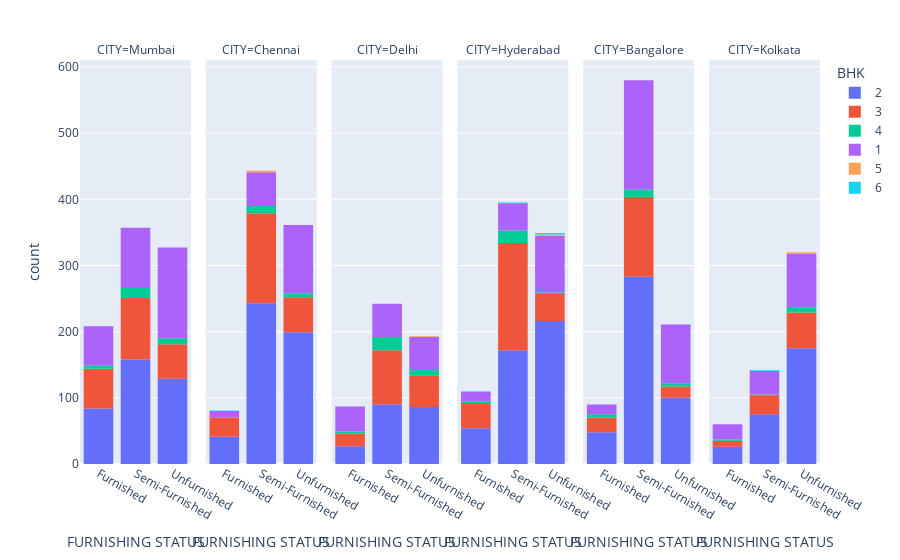

This figure's notebook cell:
### Code cell
px.histogram(df, x = "FURNISHING STATUS", color = "BHK", facet_col ="CITY")

### Figure 1 — Plotly figure (JSON) as saved in the notebook; plotly's stock layout.template omitted (floating-point values rounded to 4 significant figures; data arrays with more than 128 entries replaced by an {"elided": "..."} marker saying what was removed)
{"data": [{"alignmentgroup": "True", "bingroup": "x", "hovertemplate": "BHK=2<br>CITY=Mumbai<br>FURNISHING STATUS=%{x}<br>count=%{y}<extra></extra>", "legendgroup": "2", "marker": {"color": "#636efa", "pattern": {"shape": ""}}, "name": "2", "offsetgroup": "2", "orientation": "v", "showlegend": true, "type": "histogram", "x": {"elided": "371 str values"}, "xaxis": "x", "yaxis": "y"}, {"alignmentgroup": "True", "bingroup": "x", "hovertemplate": "BHK=2<br>CITY=Chennai<br>FURNISHING STATUS=%{x}<br>count=%{y}<extra></extra>", "legendgroup": "2", "marker": {"color": "#636efa", "pattern": {"shape": ""}}, "name": "2", "offsetgroup": "2", "orientation": "v", "showlegend": false, "type": "histogram", "x": {"elided": "483 str values"}, "xaxis": "x2", "yaxis": "y2"}, {"alignmentgroup": "True", "bingroup": "x", "hovertemplate": "BHK=2<br>CITY=Delhi<br>FURNISHING STATUS=%{x}<br>count=%{y}<extra></extra>", "legendgroup": "2", "marker": {"color": "#636efa", "pattern": {"shape": ""}}, "name": "2", "offsetgroup": "2", "orientation": "v", "showlegend": false, "type": "histogram", "x": {"elided": "203 str values"}, "xaxis": "x3", "yaxis": "y3"}, {"alignmentgroup": "True", "bingroup": "x", "hovertemplate": "BHK=2<br>CITY=Hyderabad<br>FURNISHING STATUS=%{x}<br>count=%{y}<extra></extra>", "legendgroup": "2", "marker": {"color": "#636efa", "pattern": {"shape": ""}}, "name": "2", "offsetgroup": "2", "orientation": "v", "showlegend": false, "type": "histogram", "x": {"elided": "442 str values"}, "xaxis": "x4", "yaxis": "y4"}, {"alignmentgroup": "True", "bingroup": "x", "hovertemplate": "BHK=2<br>CITY=Bangalore<br>FURNISHING STATUS=%{x}<br>count=%{y}<extra></extra>", "legendgroup": "2", "marker": {"color": "#636efa", "pattern": {"shape": ""}}, "name": "2", "offsetgroup": "2", "orientation": "v", "showlegend": false, "type": "histogram", "x": {"elided": "431 str values"}, "xaxis": "x5", "yaxis": "y5"}, {"alignmentgroup": "True", "bingroup": "x", "hovertemplate": "BHK=2<br>CITY=Kolkata<br>FURNISHING STATUS=%{x}<br>count=%{y}<extra></extra>", "legendgroup": "2", "marker": {"color": "#636efa", "pattern": {"shape": ""}}, "name": "2", "offsetgroup": "2", "orientation": "v", "showlegend": false, "type": "histogram", "x": {"elided": "276 str values"}, "xaxis": "x6", "yaxis": "y6"}, {"alignmentgroup": "True", "bingroup": "x", "hovertemplate": "BHK=3<br>CITY=Mumbai<br>FURNISHING STATUS=%{x}<br>count=%{y}<extra></extra>", "legendgroup": "3", "marker": {"color": "#EF553B", "pattern": {"shape": ""}}, "name": "3", "offsetgroup": "3", "orientation": "v", "showlegend": true, "type": "histogram", "x": {"elided": "205 str values"}, "xaxis": "x", "yaxis": "y"}, {"alignmentgroup": "True", "bingroup": "x", "hovertemplate": "BHK=3<br>CITY=Chennai<br>FURNISHING STATUS=%{x}<br>count=%{y}<extra></extra>", "legendgroup": "3", "marker": {"color": "#EF553B", "pattern": {"shape": ""}}, "name": "3", "offsetgroup": "3", "orientation": "v", "showlegend": false, "type": "histogram", "x": {"elided": "218 str values"}, "xaxis": "x2", "yaxis": "y2"}, {"alignmentgroup": "True", "bingroup": "x", "hovertemplate": "BHK=3<br>CITY=Delhi<br>FURNISHING STATUS=%{x}<br>count=%{y}<extra></extra>", "legendgroup": "3", "marker": {"color": "#EF553B", "pattern": {"shape": ""}}, "name": "3", "offsetgroup": "3", "orientation": "v", "showlegend": false, "type": "histogram", "x": {"elided": "149 str values"}, "xaxis": "x3", "yaxis": "y3"}, {"alignmentgroup": "True", "bingroup": "x", "hovertemplate": "BHK=3<br>CITY=Hyderabad<br>FURNISHING STATUS=%{x}<br>count=%{y}<extra></extra>", "legendgroup": "3", "marker": {"color": "#EF553B", "pattern": {"shape": ""}}, "name": "3", "offsetgroup": "3", "orientation": "v", "showlegend": false, "type": "histogram", "x": {"elided": "241 str values"}, "xaxis": "x4", "yaxis": "y4"}, {"alignmentgroup": "True", "bingroup": "x", "hovertemplate": "BHK=3<br>CITY=Bangalore<br>FURNISHING STATUS=%{x}<br>count=%{y}<extra></extra>", "legendgroup": "3", "marker": {"color": "#EF553B", "pattern": {"shape": ""}}, "name": "3", "offsetgroup": "3", "orientation": "v", "showlegend": false, "type": "histogram", "x": {"elided": "160 str values"}, "xaxis": "x5", "yaxis": "y5"}, {"alignmentgroup": "True", "bingroup": "x", "hovertemplate": "BHK=3<br>CITY=Kolkata<br>FURNISHING STATUS=%{x}<br>count=%{y}<extra></extra>", "legendgroup": "3", "marker": {"color": "#EF553B", "pattern": {"shape": ""}}, "name": "3", "offsetgroup": "3", "orientation": "v", "showlegend": false, "type": "histogram", "x": ["Unfurnished", "Semi-Furnished", "Unfurnished", "Furnished", "Furnished", "Unfurnished", "Unfurnished", "Semi-Furnished", "Unfurnished", "Semi-Furnished", "Semi-Furnished", "Unfurnished", "Unfurnished", "Unfurnished", "Furnished", "Unfurnished", "Unfurnished", "Unfurnished", "Unfurnished", "Semi-Furnished", "Semi-Furnished", "Unfurnished", "Unfurnished", "Semi-Furnished", "Furnished", "Semi-Furnished", "Unfurnished", "Semi-Furnished", "Unfurnished", "Unfurnished", "Unfurnished", "Semi-Furnished", "Unfurnished", "Unfurnished", "Unfurnished", "Unfurnished", "Semi-Furnished", "Unfurnished", "Semi-Furnished", "Semi-Furnished", "Semi-Furnished", "Unfurnished", "Unfurnished", "Unfurnished", "Unfurnished", "Semi-Furnished", "Unfurnished", "Unfurnished", "Unfurnished", "Unfurnished", "Semi-Furnished", "Semi-Furnished", "Unfurnished", "Unfurnished", "Semi-Furnished", "Unfurnished", "Unfurnished", "Semi-Furnished", "Unfurnished", "Semi-Furnished", "Furnished", "Unfurnished", "Unfurnished", "Semi-Furnished", "Unfurnished", "Semi-Furnished", "Unfurnished", "Semi-Furnished", "Furnished", "Unfurnished", "Unfurnished", "Unfurnished", "Semi-Furnished", "Unfurnished", "Unfurnished", "Furnished", "Unfurnished", "Semi-Furnished", "Semi-Furnished", "Unfurnished", "Unfurnished", "Semi-Furnished", "Unfurnished", "Unfurnished", "Semi-Furnished", "Unfurnished", "Unfurnished", "Furnished", "Semi-Furnished", "Unfurnished", "Unfurnished", "Furnished"], "xaxis": "x6", "yaxis": "y6"}, {"alignmentgroup": "True", "bingroup": "x", "hovertemplate": "BHK=4<br>CITY=Mumbai<br>FURNISHING STATUS=%{x}<br>count=%{y}<extra></extra>", "legendgroup": "4", "marker": {"color": "#00cc96", "pattern": {"shape": ""}}, "name": "4", "offsetgroup": "4", "orientation": "v", "showlegend": true, "type": "histogram", "x": ["Furnished", "Furnished", "Semi-Furnished", "Semi-Furnished", "Unfurnished", "Semi-Furnished", "Semi-Furnished", "Semi-Furnished", "Semi-Furnished", "Furnished", "Semi-Furnished", "Semi-Furnished", "Semi-Furnished", "Semi-Furnished", "Unfurnished", "Semi-Furnished", "Semi-Furnished", "Unfurnished", "Semi-Furnished", "Furnished", "Unfurnished", "Semi-Furnished", "Semi-Furnished", "Unfurnished", "Unfurnished", "Unfurnished", "Furnished", "Unfurnished", "Unfurnished"], "xaxis": "x", "yaxis": "y"}, {"alignmentgroup": "True", "bingroup": "x", "hovertemplate": "BHK=4<br>CITY=Chennai<br>FURNISHING STATUS=%{x}<br>count=%{y}<extra></extra>", "legendgroup": "4", "marker": {"color": "#00cc96", "pattern": {"shape": ""}}, "name": "4", "offsetgroup": "4", "orientation": "v", "showlegend": false, "type": "histogram", "x": ["Semi-Furnished", "Semi-Furnished", "Semi-Furnished", "Semi-Furnished", "Furnished", "Unfurnished", "Unfurnished", "Unfurnished", "Semi-Furnished", "Semi-Furnished", "Semi-Furnished", "Semi-Furnished", "Unfurnished", "Unfurnished", "Unfurnished", "Semi-Furnished", "Semi-Furnished", "Semi-Furnished"], "xaxis": "x2", "yaxis": "y2"}, {"alignmentgroup": "True", "bingroup": "x", "hovertemplate": "BHK=4<br>CITY=Delhi<br>FURNISHING STATUS=%{x}<br>count=%{y}<extra></extra>", "legendgroup": "4", "marker": {"color": "#00cc96", "pattern": {"shape": ""}}, "name": "4", "offsetgroup": "4", "orientation": "v", "showlegend": false, "type": "histogram", "x": ["Semi-Furnished", "Unfurnished", "Semi-Furnished", "Semi-Furnished", "Semi-Furnished", "Semi-Furnished", "Semi-Furnished", "Semi-Furnished", "Semi-Furnished", "Semi-Furnished", "Unfurnished", "Unfurnished", "Unfurnished", "Semi-Furnished", "Unfurnished", "Unfurnished", "Furnished", "Semi-Furnished", "Semi-Furnished", "Semi-Furnished", "Unfurnished", "Semi-Furnished", "Semi-Furnished", "Semi-Furnished", "Semi-Furnished", "Semi-Furnished", "Semi-Furnished", "Semi-Furnished", "Unfurnished", "Furnished", "Furnished"], "xaxis": "x3", "yaxis": "y3"}, {"alignmentgroup": "True", "bingroup": "x", "hovertemplate": "BHK=4<br>CITY=Hyderabad<br>FURNISHING STATUS=%{x}<br>count=%{y}<extra></extra>", "legendgroup": "4", "marker": {"color": "#00cc96", "pattern": {"shape": ""}}, "name": "4", "offsetgroup": "4", "orientation": "v", "showlegend": false, "type": "histogram", "x": ["Semi-Furnished", "Semi-Furnished", "Semi-Furnished", "Semi-Furnished", "Furnished", "Semi-Furnished", "Semi-Furnished", "Semi-Furnished", "Semi-Furnished", "Semi-Furnished", "Furnished", "Semi-Furnished", "Semi-Furnished", "Furnished", "Semi-Furnished", "Semi-Furnished", "Semi-Furnished", "Semi-Furnished", "Semi-Furnished", "Semi-Furnished", "Semi-Furnished", "Unfurnished", "Semi-Furnished", "Unfurnished"], "xaxis": "x4", "yaxis": "y4"}, {"alignmentgroup": "True", "bingroup": "x", "hovertemplate": "BHK=4<br>CITY=Bangalore<br>FURNISHING STATUS=%{x}<br>count=%{y}<extra></extra>", "legendgroup": "4", "marker": {"color": "#00cc96", "pattern": {"shape": ""}}, "name": "4", "offsetgroup": "4", "orientation": "v", "showlegend": false, "type": "histogram", "x": ["Furnished", "Furnished", "Unfurnished", "Semi-Furnished", "Semi-Furnished", "Semi-Furnished", "Semi-Furnished", "Semi-Furnished", "Furnished", "Semi-Furnished", "Unfurnished", "Furnished", "Semi-Furnished", "Unfurnished", "Semi-Furnished", "Semi-Furnished", "Furnished", "Unfurnished", "Unfurnished", "Semi-Furnished", "Semi-Furnished"], "xaxis": "x5", "yaxis": "y5"}, {"alignmentgroup": "True", "bingroup": "x", "hovertemplate": "BHK=4<br>CITY=Kolkata<br>FURNISHING STATUS=%{x}<br>count=%{y}<extra></extra>", "legendgroup": "4", "marker": {"color": "#00cc96", "pattern": {"shape": ""}}, "name": "4", "offsetgroup": "4", "orientation": "v", "showlegend": false, "type": "histogram", "x": ["Unfurnished", "Unfurnished", "Semi-Furnished", "Unfurnished", "Unfurnished", "Unfurnished", "Furnished", "Unfurnished", "Unfurnished", "Unfurnished", "Furnished"], "xaxis": "x6", "yaxis": "y6"}, {"alignmentgroup": "True", "bingroup": "x", "hovertemplate": "BHK=1<br>CITY=Mumbai<br>FURNISHING STATUS=%{x}<br>count=%{y}<extra></extra>", "legendgroup": "1", "marker": {"color": "#ab63fa", "pattern": {"shape": ""}}, "name": "1", "offsetgroup": "1", "orientation": "v", "showlegend": true, "type": "histogram", "x": {"elided": "287 str values"}, "xaxis": "x", "yaxis": "y"}, {"alignmentgroup": "True", "bingroup": "x", "hovertemplate": "BHK=1<br>CITY=Chennai<br>FURNISHING STATUS=%{x}<br>count=%{y}<extra></extra>", "legendgroup": "1", "marker": {"color": "#ab63fa", "pattern": {"shape": ""}}, "name": "1", "offsetgroup": "1", "orientation": "v", "showlegend": false, "type": "histogram", "x": {"elided": "163 str values"}, "xaxis": "x2", "yaxis": "y2"}, {"alignmentgroup": "True", "bingroup": "x", "hovertemplate": "BHK=1<br>CITY=Delhi<br>FURNISHING STATUS=%{x}<br>count=%{y}<extra></extra>", "legendgroup": "1", "marker": {"color": "#ab63fa", "pattern": {"shape": ""}}, "name": "1", "offsetgroup": "1", "orientation": "v", "showlegend": false, "type": "histogram", "x": {"elided": "138 str values"}, "xaxis": "x3", "yaxis": "y3"}, {"alignmentgroup": "True", "bingroup": "x", "hovertemplate": "BHK=1<br>CITY=Hyderabad<br>FURNISHING STATUS=%{x}<br>count=%{y}<extra></extra>", "legendgroup": "1", "marker": {"color": "#ab63fa", "pattern": {"shape": ""}}, "name": "1", "offsetgroup": "1", "orientation": "v", "showlegend": false, "type": "histogram", "x": {"elided": "140 str values"}, "xaxis": "x4", "yaxis": "y4"}, {"alignmentgroup": "True", "bingroup": "x", "hovertemplate": "BHK=1<br>CITY=Bangalore<br>FURNISHING STATUS=%{x}<br>count=%{y}<extra></extra>", "legendgroup": "1", "marker": {"color": "#ab63fa", "pattern": {"shape": ""}}, "name": "1", "offsetgroup": "1", "orientation": "v", "showlegend": false, "type": "histogram", "x": {"elided": "269 str values"}, "xaxis": "x5", "yaxis": "y5"}, {"alignmentgroup": "True", "bingroup": "x", "hovertemplate": "BHK=1<br>CITY=Kolkata<br>FURNISHING STATUS=%{x}<br>count=%{y}<extra></extra>", "legendgroup": "1", "marker": {"color": "#ab63fa", "pattern": {"shape": ""}}, "name": "1", "offsetgroup": "1", "orientation": "v", "showlegend": false, "type": "histogram", "x": {"elided": "140 str values"}, "xaxis": "x6", "yaxis": "y6"}, {"alignmentgroup": "True", "bingroup": "x", "hovertemplate": "BHK=5<br>CITY=Chennai<br>FURNISHING STATUS=%{x}<br>count=%{y}<extra></extra>", "legendgroup": "5", "marker": {"color": "#FFA15A", "pattern": {"shape": ""}}, "name": "5", "offsetgroup": "5", "orientation": "v", "showlegend": true, "type": "histogram", "x": ["Semi-Furnished", "Semi-Furnished"], "xaxis": "x2", "yaxis": "y2"}, {"alignmentgroup": "True", "bingroup": "x", "hovertemplate": "BHK=5<br>CITY=Delhi<br>FURNISHING STATUS=%{x}<br>count=%{y}<extra></extra>", "legendgroup": "5", "marker": {"color": "#FFA15A", "pattern": {"shape": ""}}, "name": "5", "offsetgroup": "5", "orientation": "v", "showlegend": false, "type": "histogram", "x": ["Unfurnished"], "xaxis": "x3", "yaxis": "y3"}, {"alignmentgroup": "True", "bingroup": "x", "hovertemplate": "BHK=5<br>CITY=Hyderabad<br>FURNISHING STATUS=%{x}<br>count=%{y}<extra></extra>", "legendgroup": "5", "marker": {"color": "#FFA15A", "pattern": {"shape": ""}}, "name": "5", "offsetgroup": "5", "orientation": "v", "showlegend": false, "type": "histogram", "x": ["Unfurnished", "Unfurnished"], "xaxis": "x4", "yaxis": "y4"}, {"alignmentgroup": "True", "bingroup": "x", "hovertemplate": "BHK=5<br>CITY=Kolkata<br>FURNISHING STATUS=%{x}<br>count=%{y}<extra></extra>", "legendgroup": "5", "marker": {"color": "#FFA15A", "pattern": {"shape": ""}}, "name": "5", "offsetgroup": "5", "orientation": "v", "showlegend": false, "type": "histogram", "x": ["Unfurnished", "Unfurnished"], "xaxis": "x6", "yaxis": "y6"}, {"alignmentgroup": "True", "bingroup": "x", "hovertemplate": "BHK=6<br>CITY=Chennai<br>FURNISHING STATUS=%{x}<br>count=%{y}<extra></extra>", "legendgroup": "6", "marker": {"color": "#19d3f3", "pattern": {"shape": ""}}, "name": "6", "offsetgroup": "6", "orientation": "v", "showlegend": true, "type": "histogram", "x": ["Furnished"], "xaxis": "x2", "yaxis": "y2"}, {"alignmentgroup": "True", "bingroup": "x", "hovertemplate": "BHK=6<br>CITY=Hyderabad<br>FURNISHING STATUS=%{x}<br>count=%{y}<extra></extra>", "legendgroup": "6", "marker": {"color": "#19d3f3", "pattern": {"shape": ""}}, "name": "6", "offsetgroup": "6", "orientation": "v", "showlegend": false, "type": "histogram", "x": ["Semi-Furnished", "Furnished", "Unfurnished", "Semi-Furnished", "Unfurnished"], "xaxis": "x4", "yaxis": "y4"}, {"alignmentgroup": "True", "bingroup": "x", "hovertemplate": "BHK=6<br>CITY=Kolkata<br>FURNISHING STATUS=%{x}<br>count=%{y}<extra></extra>", "legendgroup": "6", "marker": {"color": "#19d3f3", "pattern": {"shape": ""}}, "name": "6", "offsetgroup": "6", "orientation": "v", "showlegend": false, "type": "histogram", "x": ["Semi-Furnished"], "xaxis": "x6", "yaxis": "y6"}], "layout": {"annotations": [{"font": {}, "showarrow": false, "text": "CITY=Mumbai", "x": 0.075, "xanchor": "center", "xref": "paper", "y": 1, "yanchor": "bottom", "yref": "paper"}, {"font": {}, "showarrow": false, "text": "CITY=Chennai", "x": 0.245, "xanchor": "center", "xref": "paper", "y": 1, "yanchor": "bottom", "yref": "paper"}, {"font": {}, "showarrow": false, "text": "CITY=Delhi", "x": 0.415, "xanchor": "center", "xref": "paper", "y": 1, "yanchor": "bottom", "yref": "paper"}, {"font": {}, "showarrow": false, "text": "CITY=Hyderabad", "x": 0.585, "xanchor": "center", "xref": "paper", "y": 1, "yanchor": "bottom", "yref": "paper"}, {"font": {}, "showarrow": false, "text": "CITY=Bangalore", "x": 0.755, "xanchor": "center", "xref": "paper", "y": 1, "yanchor": "bottom", "yref": "paper"}, {"font": {}, "showarrow": false, "text": "CITY=Kolkata", "x": 0.925, "xanchor": "center", "xref": "paper", "y": 1, "yanchor": "bottom", "yref": "paper"}], "barmode": "relative", "legend": {"title": {"text": "BHK"}, "tracegroupgap": 0}, "margin": {"t": 60}, "xaxis": {"anchor": "y", "domain": [0, 0.15], "title": {"text": "FURNISHING STATUS"}}, "xaxis2": {"anchor": "y2", "domain": [0.17, 0.32], "matches": "x", "title": {"text": "FURNISHING STATUS"}}, "xaxis3": {"anchor": "y3", "domain": [0.34, 0.49], "matches": "x", "title": {"text": "FURNISHING STATUS"}}, "xaxis4": {"anchor": "y4", "domain": [0.51, 0.66], "matches": "x", "title": {"text": "FURNISHING STATUS"}}, "xaxis5": {"anchor": "y5", "domain": [0.68, 0.83], "matches": "x", "title": {"text": "FURNISHING STATUS"}}, "xaxis6": {"anchor": "y6", "domain": [0.85, 1], "matches": "x", "title": {"text": "FURNISHING STATUS"}}, "yaxis": {"anchor": "x", "domain": [0, 1], "title": {"text": "count"}}, "yaxis2": {"anchor": "x2", "domain": [0, 1], "matches": "y", "showticklabels": false}, "yaxis3": {"anchor": "x3", "domain": [0, 1], "matches": "y", "showticklabels": false}, "yaxis4": {"anchor": "x4", "domain": [0, 1], "matches": "y", "showticklabels": false}, "yaxis5": {"anchor": "x5", "domain": [0, 1], "matches": "y", "showticklabels": false}, "yaxis6": {"anchor": "x6", "domain": [0, 1], "matches": "y", "showticklabels": false}}}
